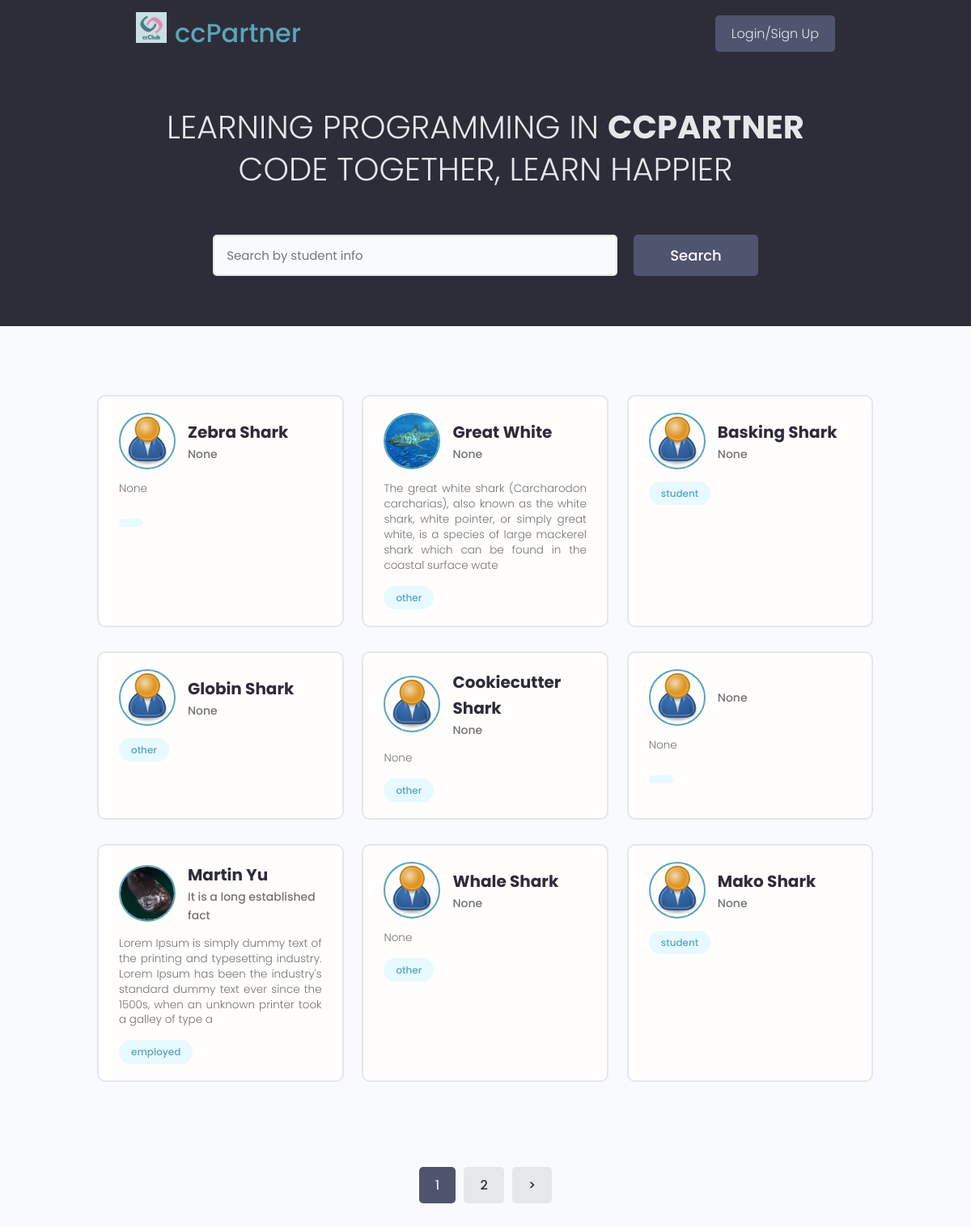
Before: / with the older database file.
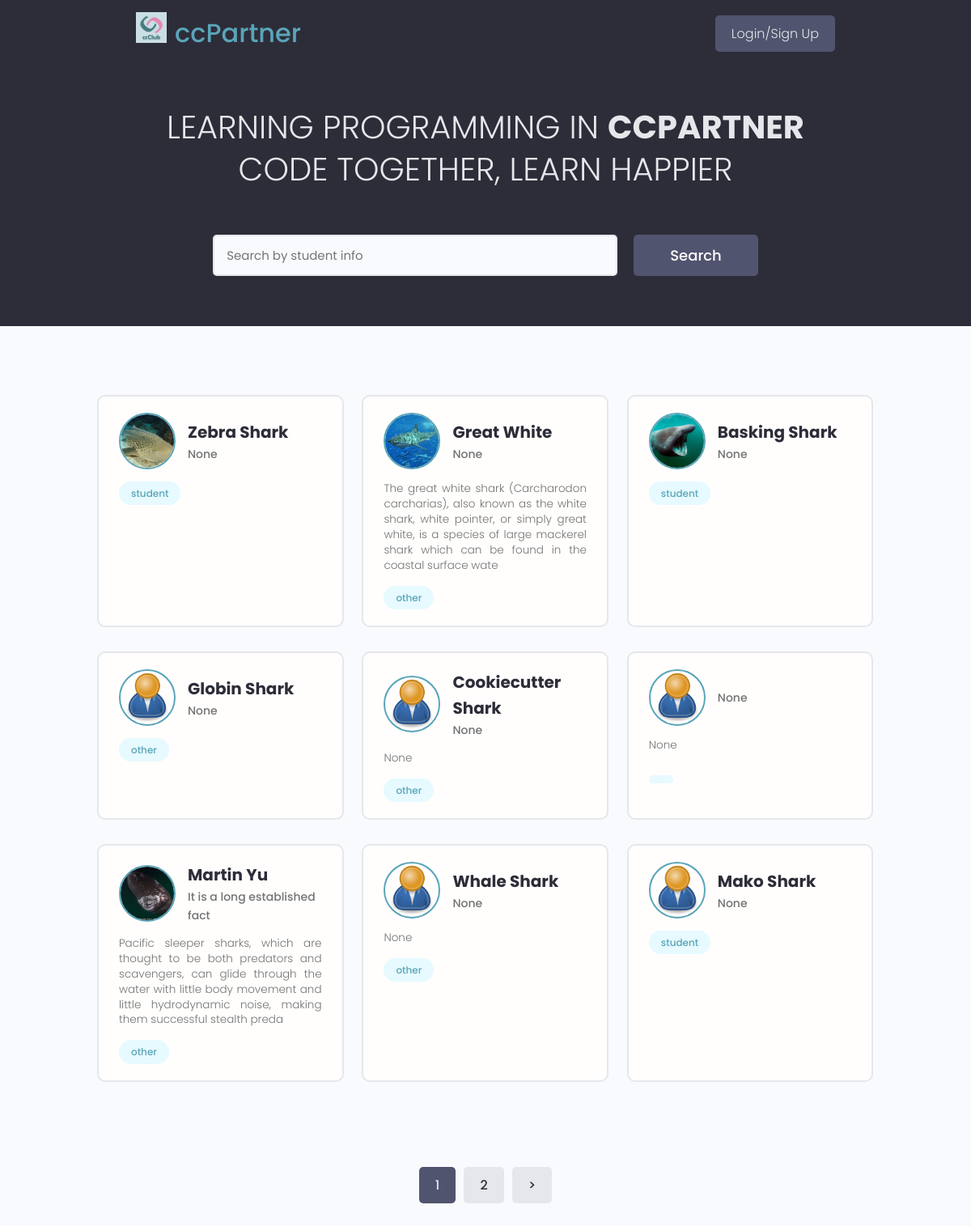
After: the same page with the newer database file.
### users/models.py (models this page shows, shortened)
class Profile(models.Model):
    JOB_TYPE = (
        ('student', '學生'),
        ('employed', '在職'),
        ('other', '其他'),
    )
    user = models.OneToOneField( User,
                                 on_delete=models.CASCADE,
                                 null=True,
                                 blank=True )
    name = models.CharField( max_length=100,
                             blank=True,
                             null=True )
    email = models.EmailField( max_length=200,
                               blank=True,
                               null=True )
    username = models.CharField( max_length=200,
                                 blank=True,
                                 null=True )
    bio = models.TextField( blank=True,
                            null=True )
    profile_image = models.ImageField( blank=True,
                                       null=True,
                                       upload_to="profiles/",
                                       default = 'profiles/user-default.png' )
    social_facebook = models.CharField( max_length=200,
                                        blank=True,
                                        null=True )
    location = models.CharField( max_length=100,
                                 blank=True,
                                 null=True,
                                 default="Taiwan" )
    background = models.CharField( max_length=200,
                                   blank=True,
                                   null=True )
    job = models.CharField( max_length=100,
                            choices=JOB_TYPE,
                            default="other" )
    is_host = models.BooleanField( default=False )
    group_id = models.CharField( max_length=200,
                                 default=None,
                                 blank=True,
                                 null=True )
    created = models.DateTimeField( auto_now_add=True )
    id = models.UUIDField( default=uuid.uuid4,
                           unique=True,
                           primary_key=True,
                           editable=False )

### users/views.py (the view)
# urls.py: path('', views.profiles, name='profiles'),
def profiles(request):
    profiles, search_query = utils.searchProfiles(request)
    custom_range, profiles = utils.paginateProfile(request, profiles, 9)
    context = {
        "profiles":profiles,
        "search_query": search_query,
        "custom_range":custom_range,
    }
    return render(request, 'users/profiles.html', context=context)

### users/utils.py (called while the page is built)
def searchProfiles(request):
    search_query = ''
    if request.GET.get('search_query'):
        search_query = request.GET.get('search_query')
        print(f'{search_query=}')
    hobbys = Hobby.objects.filter(
        name__icontains = search_query
    )
    profiles = Profile.objects.distinct().filter(
        Q(name__icontains=search_query) |
        Q(username__icontains=search_query) |
        Q(bio__icontains=search_query) |
        Q(background__icontains=search_query) |
        Q(hobby__in=hobbys)
    )
    return profiles, search_query

def paginateProfile(request, profiles, results):
    page = request.GET.get('page')
    result_num = results
    paginator = Paginator(list(profiles), result_num)
    try:
        profiles = paginator.page(page)
    except PageNotAnInteger:
        page = 1
        profiles = paginator.page(page)
    except EmptyPage:
        page = paginator.num_pages
        profiles = paginator.page(page)
    current_page = int(page)
    last_page = paginator.num_pages
    leftIndex = 1 if (current_page-4) < 1 else (current_page-4)
    rightIndex = last_page if (current_page+4) > last_page else (current_page+4)
    custom_range = range(leftIndex, rightIndex+1)
    return custom_range, profiles

### users/templates/users/profiles.html (shortened to what this page needs)
{% extends 'main.html' %}
{% block content %}
<main class="home">
    <section class="hero-section text-center">
      <div class="container container--narrow">
        <div class="hero-section__box">
          <h2>Learning Programming in <span>ccPartner</span></h2>
          <h2>Code Together, Learn Happier </h2>
        </div>
        <div class="hero-section__search">
          <form id="searchForm" class="form" action="#" method="get">
            <div class="form__field">
              <input class="input input--text" id="formInput#search" type="text" name="search_query"
                     value = ''
                     placeholder="Search by student info" />
            </div>
            <input class="btn btn--sub btn--lg" type="submit" value="Search" />
          </form>
        </div>
      </div>
    </section>
    <section class="devlist">
      <div class="container">
        <div class="grid grid--three">
          {% for profile in profiles %}
          <div class="column card">
            <div class="dev">
              <a href="{% url 'user-profile' profile.id %}" class="card__body">
                <div class="dev__profile">
                  <img class="avatar avatar--md" src="{{profile.profile_image.url}}" alt="image" />
                  <div class="dev__meta">
                    <h3>{{ profile.name }}</h3>
                    <h5>{{ profile.background|slice:'30' }}</h5>
                  </div>
                </div>
                <p class="dev__info">
                  {{ profile.bio|slice:'200' }}
                </p>
                <div class="dev__skills">
                  <span class="tag tag--pill tag--main">
                    <small>{{ profile.job }}</small>
                  </span>
                </div>
              </a>
            </div>
          </div>
          {% endfor %}
        </div>
      </div>
    </section>
    {% include 'pagination.html' with queryset=profiles custom_range=custom_range %}
  </main>
{% endblock %}

### templates/main.html (shortened to what this page needs)
<!DOCTYPE html>
{% load static %}
<html>
<head>
    <link rel="stylesheet" href="https://cdn.iconmonstr.com/1.3.0/css/iconmonstr-iconic-font.min.css" />
    <link rel="stylesheet" href="{% static 'uikit/styles/uikit.css' %}" />
    <link rel="stylesheet" href="{% static 'styles/app.css' %}" />
</head>
<body>
    {% include 'navbar.html' %}
    {% block content %}
    {% endblock content %}
</body>
</html>

### templates/navbar.html (shortened to what this page needs)
{% load static %}
<header class="header">
    <div class="container container--narrow">
        <a href="#" class="header__logo">
            <img src="{% static 'images/ccLogo.png' %} " alt="cc Logo" />
            <h3>ccPartner</h3>
        </a>
        <nav class="header__nav">
            <ul class="header__menu">
                {% if request.user.is_authenticated %}
                <li class="header__menuItem"><a href="{% url 'profiles' %}">Students</a></li>
                <li class="header__menuItem"><a href="{% url 'projects' %}">Projects</a></li>
                <li class="header__menuItem"><a href="{% url 'inbox' %}">Inbox</a></li>
                {% if request.user.profile.is_host %}
                <li class="header__menuItem"><a href="{% url 'apply-box' %}">Apply</a></li>
                {% endif %}
                <li class="header__menuItem"><a href="{% url 'account' %}">Account</a></li>
                <li class="header__menuItem"><a href="{% url 'logout' %}" class="btn btn--sub">Logout</a></li>
                {% else %}
                <li class="header__menuItem"><a href="{% url 'login' %}" class="btn btn--sub">Login/Sign Up</a></li>
                {% endif %}
            </ul>
        </nav>
    </div>
</header>

### templates/pagination.html (shortened to what this page needs)
{% if queryset.has_other_pages %}
<div class="pagination">
    <ul class="container">
        {% for page in custom_range %}
            {% if page == queryset.number %}
                <li>
                    <a href="?page={{ page }}"
                       class="btn page-link btn--sub"
                       data-page="{{ page }}"
                       >
                       {{ page }}
                    </a>
                </li>
            {% else %}
                <li>
                    <a href="?page={{ page }}"
                       class="btn page-link"
                       data-page="{{ page }}">
                       {{ page }}
                    </a>
                </li>
            {% endif %}
        {% endfor %}
        {% if queryset.has_next %}
        <li>
            <a href="?page={{ queryset.next_page_number }}"
               class="btn page-link"
               data-page="{{ queryset.next_page_number }}">
               &gt;
            </a>
        </li>
        {% endif %}
    </ul>
</div>
{% endif %}

### static/styles/app.css (style rules this page uses)
:root { --color-sub: #2d2d39; }
.btn--sub { background-color: var(--color-sub-light); }
.card { border: 2px solid var(--color-light); }
img { width: 100%; }
.header { position: sticky; z-index: 111; background-color: var(--color-sub); padding: 1.5rem 0; }
.header > .container { display: flex; justify-content: space-between; align-items: center; }
.header__logo { display: flex; text-align: center; }
.header__logo > img { height: 3.8rem; margin-right: 10px; }
.header__nav > ul { display: inline-flex; align-items: center; list-style: none; gap: 6.5rem; }
.header__menuItem > a { color: var(--color-light); font-weight: 300; }
.hero-section { height: 40vh; display: flex; align-items: center; background-color: var(--color-sub); }
.hero-section__box { margin-bottom: 4rem; }
.hero-section__box > h2, .hero-section__box > h2 > span { font-size: 4rem; color: var(--color-light); line-height: 1.3; text-transform: uppercase; }
.hero-section__box > h2 { font-weight: 300; }
.hero-section__box > h2 > span { font-weight: 700; }
.hero-section__search > .form { display: flex; align-items: center; justify-content: center; gap: 2rem; }
.hero-section__search > .form input.input--text { width: 50rem; }
.devlist { margin-top: 8rem; }
.devlist .grid { align-items: stretch; }
.devlist .dev .dev__profile { display: flex; align-items: center; gap: 1.5rem; }
.devlist .dev .dev__meta h3 { color: var(--color-sub); font-size: 2rem; font-weight: 700; }
.devlist .dev .dev__meta h5 { color: var(--color-text); font-size: 1.4rem; font-weight: 500; }
.devlist .dev .dev__info { margin: 1.5rem 0; font-size: 1.35rem; line-height: 1.4; text-align: justify; }
.pagination { margin-top: 8rem; margin-bottom: 10rem; }
.pagination > ul { flex-wrap: wrap; list-style: none; display: flex; align-items: center; justify-content: center; gap: 1rem; }
.pagination .btn { color: var(--color-sub); }
.pagination .btn.btn--sub { color: var(--color-light); }

### static/uikit/styles/modules/_variables.css (style rules this page uses)
:root { --color-main: #5aa5b9; --color-main-light: #e6faff; --color-sub: #3f4156; --color-sub-light: #51546e; --color-sub-lighter: #ededfd; --color-text: #737373; --color-gray: #8b8b8b; --color-light: #e5e7eb; --color-light-gray: #767676; --color-bg: #f8fafd; --color-white: #fffefd; --color-white-light: #f3f3f3; --color-success: #359e64; --color-success-bg: #def8e8; --color-error: #fc4b0b; --color-error-bg: #fff2ee; --font-base: 'Poppins', arial, helvetica, 'Segoe UI', roboto, ubuntu, sans-serif; --font-monospace: 'Fira Code', 'Courier New', courier, monospace; --font-regular: 300; --font-medium: 500; --font-bold: 700; --generic-shadow: 1px 1px 5px #00000010; --generic-transition: all 0.3s ease-in-out; }

### static/uikit/styles/modules/_base.css (style rules this page uses)
* { margin: 0; padding: 0; box-sizing: border-box; text-rendering: optimizeLegibility; color: inherit; font-size: inherit; }
html { font-size: 50%; }
@media only screen and (min-width: 480px) { html { font-size: 56.25%; } }
@media only screen and (min-width: 1200px) { html { font-size: 62.5%; } }
body { line-height: 1.6; font-weight: 400; font-size: 1.5rem; color: var(--color-text); background-color: var(--color-bg); min-height: 100vh; }

### static/uikit/styles/modules/_typography.css (style rules this page uses)
* { font-family: var(--font-base); }
h2 { font-size: 3.6rem; font-weight: var(--font-bold); }
h3 { font-size: 3.2rem; font-weight: var(--font-medium); }
h5 { font-size: 2.4rem; font-weight: var(--font-medium); }
h5, h6 { font-weight: var(--font-regular); }
p, span, strong { font-size: 1.6rem; color: var(--color-text); font-weight: var(--font-regular); }
a { padding-bottom: 2px; text-decoration: none; display: inline-block; color: var(--color-main); font-weight: var(--font-medium); }

### static/uikit/styles/modules/_utilities.css (style rules this page uses)
.container { width: 92%; max-width: 165rem; margin: 0 auto; box-sizing: border-box; }
.container--narrow { width: 92%; max-width: 120rem; }
@media screen and (min-width: 1000px) { .container { width: 90%; } }
@media screen and (min-width: 1000px) { .container--narrow { width: 85%; } }
@media screen and (min-width: 1200px) { .container { width: 80%; } }
@media screen and (min-width: 1200px) { .container--narrow { width: 72%; } }
.text-center { text-align: center; }

### static/uikit/styles/modules/_avatar.css (style rules this page uses)
.avatar { border-radius: 50%; border: 2px solid var(--color-main); object-fit: cover; }
.avatar--md { height: 7rem; width: 7rem; }

### static/uikit/styles/modules/_card.css (style rules this page uses)
.card { border-radius: 1rem; background-color: var(--color-white); border: 1.5px solid var(--color-light); width: auto; height: auto; margin-top: 0.5rem; margin-bottom: 0.5rem; overflow: hidden; }
.card__body, .card__header { padding: 2rem 2.5rem; }

Changed rows visible on the page:
changed Profile "Zebra Shark": profile_image: picture added in place of a placeholder; job (not shown) → "student"; bio "None" → (not shown)
changed Profile "Basking Shark": profile_image: picture added in place of a placeholder
changed Profile "Martin Yu": bio "Lorem Ipsum is simply dummy text of the printing and typesetting industry. Lorem Ipsum has been the industry's standard dummy text ever since the 1500s, when an unknown printer took a galley of type a" → "Pacific sleeper sharks, which are thought to be both predators and scavengers, can glide through the water with little body movement and little hydrodynamic noise, making them successful stealth preda"; job "employed" → "other"
